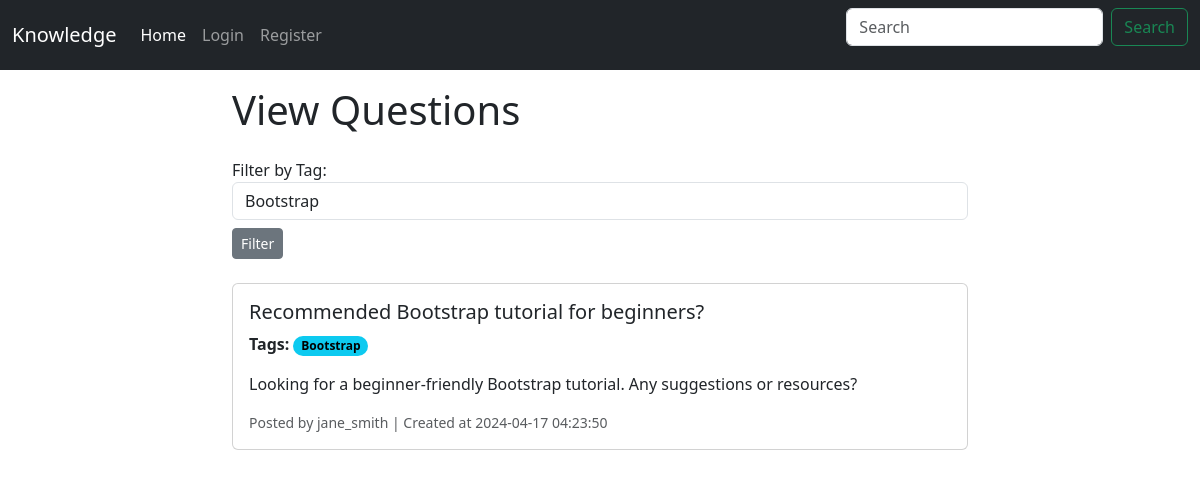
/index.php?tag=3, run on the app's committed database.
### tables this page shows
CREATE TABLE Question_Tags (
                               question_id INT,
                               tag_id INT,
                               PRIMARY KEY (question_id, tag_id),
                               FOREIGN KEY (question_id) REFERENCES Questions(question_id),
                               FOREIGN KEY (tag_id) REFERENCES Tags(tag_id)
);

CREATE TABLE Questions (
                           question_id INT PRIMARY KEY AUTO_INCREMENT,
                           user_id INT,
                           title VARCHAR(255) NOT NULL,
                           body TEXT NOT NULL,
                           created_at TIMESTAMP DEFAULT CURRENT_TIMESTAMP,
                           updated_at TIMESTAMP DEFAULT CURRENT_TIMESTAMP ON UPDATE CURRENT_TIMESTAMP,
                           reputations INT,
                           FOREIGN KEY (user_id) REFERENCES Users(user_id)
);

CREATE TABLE Tags (
                      tag_id INT PRIMARY KEY AUTO_INCREMENT,
                      name VARCHAR(50) UNIQUE NOT NULL
);

CREATE TABLE Users (
    user_id INT PRIMARY KEY AUTO_INCREMENT,
    username VARCHAR(50) UNIQUE NOT NULL,
    email VARCHAR(100) UNIQUE NOT NULL,
    password VARCHAR(100) NOT NULL,
    photo VARCHAR(255),
    created_at TIMESTAMP DEFAULT CURRENT_TIMESTAMP,
    reputations INT,
    role ENUM('admin', 'user') NOT NULL DEFAULT 'user'
);

### Services/TagService.php (called while the page is built, shortened)
<?php
class TagService implements Service
{
    private $db;
    public function __construct()
    {
        $dbConnection = new DBConnection();
        $this->db = $dbConnection->getConnection();
    }
    public function getAll()
    {
        $query = "SELECT * FROM Tags";
        $stmt = $this->db->query($query);
        $tagDataArray = $stmt->fetchAll(PDO::FETCH_ASSOC);
        $tags = [];
        foreach ($tagDataArray as $tagData) {
            $tags[] = new Tag($tagData['tag_id'], $tagData['name']);
        }
        return $tags;
    }
    public function getTagsByQuestionID($questionID) {
        $query = "SELECT Tags.tag_id, Tags.name FROM Tags
                  INNER JOIN Question_Tags ON Tags.tag_id = Question_Tags.tag_id
                  WHERE Question_Tags.question_id = ?";
        $stmt = $this->db->prepare($query);
        $stmt->execute([$questionID]);
        $tagDataArray = $stmt->fetchAll(PDO::FETCH_ASSOC);
        $tags = [];
        foreach ($tagDataArray as $tagInfo) {
            $tags[] = new Tag($tagInfo['tag_id'], $tagInfo['name']);
        }
        return $tags;
    }
}

### Utils/DBConnection.php (called while the page is built, shortened)
<?php
class DBConnection
{
    private string $host = 'localhost';
    private string $db_name = 'se-project';
    private string $username = 'root';
    private string $password = '';
    public function getConnection()
    {
        $this->conn = null;
        try {
            $this->conn = new PDO("mysql:host={$this->host};dbname={$this->db_name}", $this->username, $this->password);
            $this->conn->setAttribute(PDO::ATTR_ERRMODE, PDO::ERRMODE_EXCEPTION);
        } catch (PDOException $exception) {
            echo "Connection error: " . $exception->getMessage();
        }
        return $this->conn;
    }
}

### Models/Tag.php (called while the page is built, shortened)
<?php
class Tag {
    public int $tag_id;
    public string $name;
    public function __construct(int $tag_id, string $name) {
        $this->tag_id = $tag_id;
        $this->name = $name;
    }
    public function getTagId(): int {
        return $this->tag_id;
    }
    public function getName(): string {
        return $this->name;
    }
}

### Services/QuestionService.php (called while the page is built, shortened)
<?php
class QuestionService implements Service
{
    private $db;
    public function __construct()
    {
        $dbConnection = new DBConnection();
        $this->db = $dbConnection->getConnection();
    }
    public function getQuestionsByTagID($tagID)
    {
        $query = "SELECT * FROM Questions INNER JOIN Question_Tags ON Questions.question_id = Question_Tags.question_id WHERE Question_Tags.tag_id = ?";
        $stmt = $this->db->prepare($query);
        $stmt->execute([$tagID]);
        $questionDataArray = $stmt->fetchAll(PDO::FETCH_ASSOC);
        $questions = [];
        foreach ($questionDataArray as $questionInfo) {
            $questions[] = new Question($questionInfo['question_id'], $questionInfo['user_id'], $questionInfo['title'],
                                        $questionInfo['body'], $questionInfo['created_at'], $questionInfo['updated_at'],
                                        $questionInfo['reputations']);
        }
        return $questions;
    }
}
?>

### Models/Question.php (called while the page is built, shortened)
<?php
class Question {
    public int $question_id;
    public int $user_id;
    public string $title;
    public string $body;
    public string $created_at;
    public function __construct(int $question_id, int $user_id, string $title, string $body, string $created_at, string $updated_at, int $reputations) {
        $this->question_id = $question_id;
        $this->user_id = $user_id;
        $this->title = $title;
        $this->body = $body;
        $this->created_at = $created_at;
    }
    public function getQuestionId(): int {
        return $this->question_id;
    }
    public function getUserId(): int {
        return $this->user_id;
    }
    public function getTitle(): string {
        return $this->title;
    }
    public function getBody(): string {
        return $this->body;
    }
    public function getCreatedAt(): string {
        return $this->created_at;
    }
}

### Services/UserService.php (called while the page is built, shortened)
<?php
class UserService implements Service
{
    private $db;
    public function __construct()
    {
        $dbConnection = new DBConnection();
        $this->db = $dbConnection->getConnection();
    }
    public function getById(int $id): ?User
    {
        $query = "SELECT * FROM Users WHERE user_id = :user_id";
        $stmt = $this->db->prepare($query);
        $stmt->execute(['user_id' => $id]);
        $userData = $stmt->fetch(PDO::FETCH_ASSOC);
        if ($userData) {
            return new User(
                $userData['user_id'],
                $userData['username'],
                $userData['email'],
                $userData['password'],
                $userData['photo'],
                $userData['created_at'],
                $userData['reputations'],
                $userData['role']
            );
        }
        return null;
    }
}

### Models/User.php (called while the page is built, shortened)
<?php
class User {
    public function __construct(int $user_id, string $username, string $email, string $password, ?string $photo, string $created_at, int $reputations, string $role) {
        $this->username = $username;
    }
}

### index.php (the view, shortened to what this page needs)
<?php
require_once __DIR__."/partials/header.php";
$questionService = new QuestionService();
$questions = $questionService->getAll();
$tagService = new TagService();
$tags = $tagService->getAll();
$userService = new UserService();
$selected_tag_id = isset($_GET['tag']) ? $_GET['tag'] : null;
if ($selected_tag_id) {
    $questions = $questionService->getQuestionsByTagID($selected_tag_id);
} else {
    $questions = $questionService->getAll();
}
?>
<div class="container mt-3">
    <div class="row justify-content-center">
        <div class="col-md-8">
            <h1 class="mb-4">View Questions</h1>
            <form action="index.php" method="get" class="mb-4">
                <div class="form-group mb-2">
                    <label for="tag">Filter by Tag:</label>
                    <select class="form-control" id="tag" name="tag">
                        <?php foreach ($tags as $tag): ?>
                            <option value="<?php echo $tag->getTagID(); ?>" <?php echo ($selected_tag_id == $tag->getTagID()) ? 'selected' : ''; ?>><?php echo $tag->getName(); ?></option>
                        <?php endforeach; ?>
                    </select>
                </div>
                <button type="submit" class="btn btn-secondary btn-sm">Filter</button>
            </form>
            <?php foreach ($questions as $question): ?>
            <div class="card mb-4">
                <div class="card-body">
                    <h5 class="card-title"><?php echo $question->getTitle(); ?></h5>
                    <p class="card-text"><strong>Tags:</strong>
                        <?php foreach ($tagService->getTagsByQuestionID($question->getQuestionID()) as $tag): ?>
                            <span class="badge rounded-pill text-bg-info"><?php echo $tag->getName(); ?></span>
                        <?php endforeach; ?>
                    </p>
                    <p class="card-text"><?php echo $question->getBody(); ?></p>
                    <p class="card-text"><small class="text-muted">Posted by <?php echo $userService->getById($question->getUserID())->username; ?> | Created at <?php echo $question->getCreatedAt(); ?></small></p>
                </div>
            </div>
            <?php endforeach; ?>
        </div>
    </div>
</div>

### data on the page
question_tags: question.title "Recommended Bootstrap tutorial for beginners?", question.body "Looking for a beginner-friendly Bootstrap tutorial. Any suggestions or resources?", question.role "jane_smith", question.created_at "2024-04-17 04:23:50"
tags: name "Bootstrap"

### other printed values
form field tag "Bootstrap"
